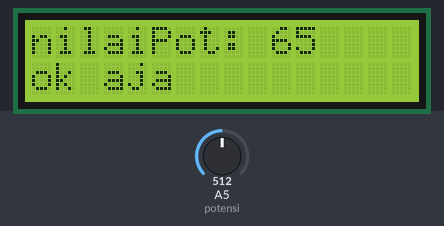
A sketch run on a simulated Arduino Uno, built with avr-gcc and run on an emulated ATmega328P. On the bench: 16×2 character LCD. The inputs (shaded band) are chosen by the test bench; at power-on: A5 (potensi) = 512.

Above: at 1.2 s.
1.3 s: A5 (potensi) set to 534
At 2.0 s:
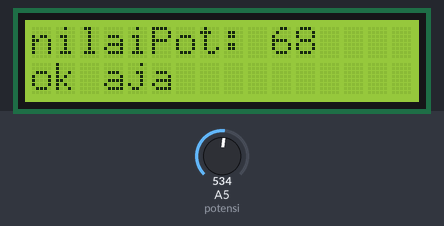
3.0 s: A5 (potensi) set to 559
At 4.2 s:
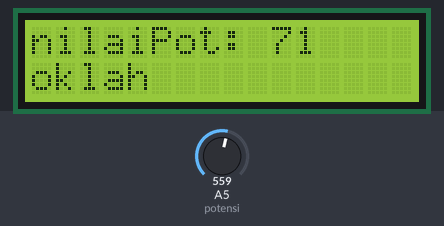
4.5 s: A5 (potensi) set to 693
At 5.6 s:
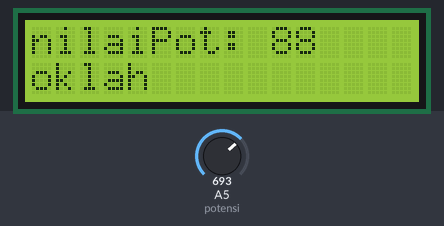
6.2 s: A5 (potensi) set to 723
At 6.8 s:
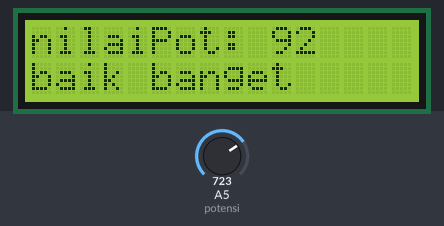
7.7 s: A5 (potensi) set to 306
At 8.0 s:
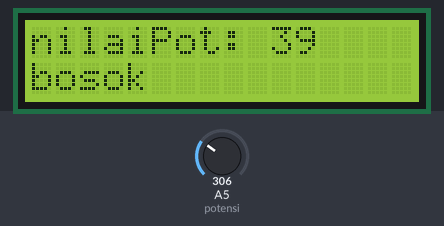
9.2 s: A5 (potensi) set to 377
At 10.6 s:
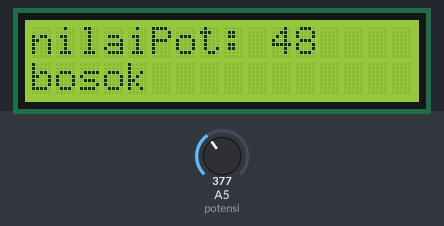
10.9 s: A5 (potensi) set to 398
Timing chart, 0 to 13.4 s (numbered marks = the images above; inputs shaded):
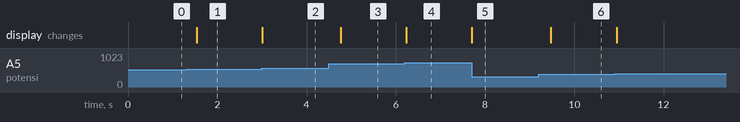

Measured:
- the behaviour switches between 547 and 548 on A5 (potensi) (found by bisection; images 1 and 2)
- the behaviour switches between 705 and 706 on A5 (potensi) (found by bisection; images 3 and 4)
- after the input at 1.3 s, the display: changes after 0.24 s (image 1)
- after the input at 3.0 s, the display: changes at once (image 2)
- after the input at 4.5 s, the display: changes after 0.27 s (image 3)
- after the input at 6.2 s, the display: changes at once (image 4)
- after the input at 7.7 s, the display: changes at once (image 5)
- after the input at 9.2 s, the display: changes after 0.28 s (image 6)

The sketch:

sketch_sep23a.ino
```cpp
#include <LiquidCrystal.h>
int potensi=A5;
int nilaiPot;
int nilaiSkala;
LiquidCrystal lcd(13,12,11,10,9,8);

void setup() {
  // put your setup code here, to run once:

lcd.begin(16,2);
lcd.setCursor(8,0);

}

void loop() {
  // put your main code here, to run repeatedly:
nilaiPot = analogRead(potensi);
nilaiSkala = map(nilaiPot, 0, 1023, 1, 130);

lcd.setCursor(0,0);
lcd.print("nilaiPot: ");
lcd.print(nilaiSkala);


if (nilaiSkala>=90){
  lcd.setCursor(0,1);
  lcd.print("baik banget");
  delay(90);
}
else if (nilaiSkala>=70){
  lcd.setCursor(0,1);
  lcd.print("oklah          ");
  delay(90);
}
else if (nilaiSkala>=50){
  lcd.setCursor(0,1);
  lcd.print("ok aja       ");
  delay(90);
}
else {
  lcd.setCursor(0,1);
  lcd.print("bosok               ");
  delay(90);
}
delay(200);
}
```
